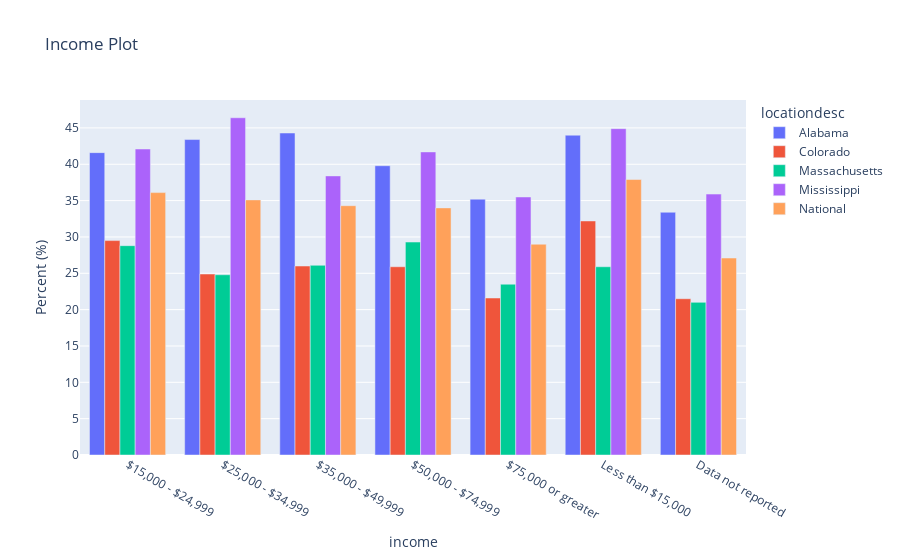

Notebook cell for this chart:
### Code cell
fig = px.bar(income_df, x='income', y='data_value', 
             color='locationdesc', 
             barmode = 'group', 
             labels={
                  "data_value": "Percent (%)",
                  "yearstart": "Year"
              },
             title='Income Plot')
fig.show()

### Figure 1 — Plotly figure (JSON) as saved in the notebook; plotly's stock layout.template omitted (floating-point values rounded to 4 significant figures)
{"data": [{"alignmentgroup": "True", "hovertemplate": "locationdesc=Alabama<br>income=%{x}<br>Percent (%)=%{y}<extra></extra>", "legendgroup": "Alabama", "marker": {"color": "#636efa", "pattern": {"shape": ""}}, "name": "Alabama", "offsetgroup": "Alabama", "orientation": "v", "showlegend": true, "textposition": "auto", "type": "bar", "x": ["$15,000 - $24,999", "$25,000 - $34,999", "$35,000 - $49,999", "$50,000 - $74,999", "$75,000 or greater", "Less than $15,000", "Data not reported"], "xaxis": "x", "y": [41.6, 43.4, 44.3, 39.8, 35.2, 44, 33.4], "yaxis": "y"}, {"alignmentgroup": "True", "hovertemplate": "locationdesc=Colorado<br>income=%{x}<br>Percent (%)=%{y}<extra></extra>", "legendgroup": "Colorado", "marker": {"color": "#EF553B", "pattern": {"shape": ""}}, "name": "Colorado", "offsetgroup": "Colorado", "orientation": "v", "showlegend": true, "textposition": "auto", "type": "bar", "x": ["$15,000 - $24,999", "$25,000 - $34,999", "$35,000 - $49,999", "$50,000 - $74,999", "$75,000 or greater", "Less than $15,000", "Data not reported"], "xaxis": "x", "y": [29.5, 24.9, 26, 25.9, 21.6, 32.2, 21.5], "yaxis": "y"}, {"alignmentgroup": "True", "hovertemplate": "locationdesc=Massachusetts<br>income=%{x}<br>Percent (%)=%{y}<extra></extra>", "legendgroup": "Massachusetts", "marker": {"color": "#00cc96", "pattern": {"shape": ""}}, "name": "Massachusetts", "offsetgroup": "Massachusetts", "orientation": "v", "showlegend": true, "textposition": "auto", "type": "bar", "x": ["$15,000 - $24,999", "$25,000 - $34,999", "$35,000 - $49,999", "$50,000 - $74,999", "$75,000 or greater", "Less than $15,000", "Data not reported"], "xaxis": "x", "y": [28.8, 24.8, 26.1, 29.3, 23.5, 25.9, 21], "yaxis": "y"}, {"alignmentgroup": "True", "hovertemplate": "locationdesc=Mississippi<br>income=%{x}<br>Percent (%)=%{y}<extra></extra>", "legendgroup": "Mississippi", "marker": {"color": "#ab63fa", "pattern": {"shape": ""}}, "name": "Mississippi", "offsetgroup": "Mississippi", "orientation": "v", "showlegend": true, "textposition": "auto", "type": "bar", "x": ["$15,000 - $24,999", "$25,000 - $34,999", "$35,000 - $49,999", "$50,000 - $74,999", "$75,000 or greater", "Less than $15,000", "Data not reported"], "xaxis": "x", "y": [42.1, 46.4, 38.4, 41.7, 35.5, 44.9, 35.9], "yaxis": "y"}, {"alignmentgroup": "True", "hovertemplate": "locationdesc=National<br>income=%{x}<br>Percent (%)=%{y}<extra></extra>", "legendgroup": "National", "marker": {"color": "#FFA15A", "pattern": {"shape": ""}}, "name": "National", "offsetgroup": "National", "orientation": "v", "showlegend": true, "textposition": "auto", "type": "bar", "x": ["$15,000 - $24,999", "$25,000 - $34,999", "$35,000 - $49,999", "$50,000 - $74,999", "$75,000 or greater", "Less than $15,000", "Data not reported"], "xaxis": "x", "y": [36.1, 35.1, 34.3, 34, 29, 37.9, 27.1], "yaxis": "y"}], "layout": {"barmode": "group", "legend": {"title": {"text": "locationdesc"}, "tracegroupgap": 0}, "title": {"text": "Income Plot"}, "xaxis": {"anchor": "y", "domain": [0, 1], "title": {"text": "income"}}, "yaxis": {"anchor": "x", "domain": [0, 1], "title": {"text": "Percent (%)"}}}}
